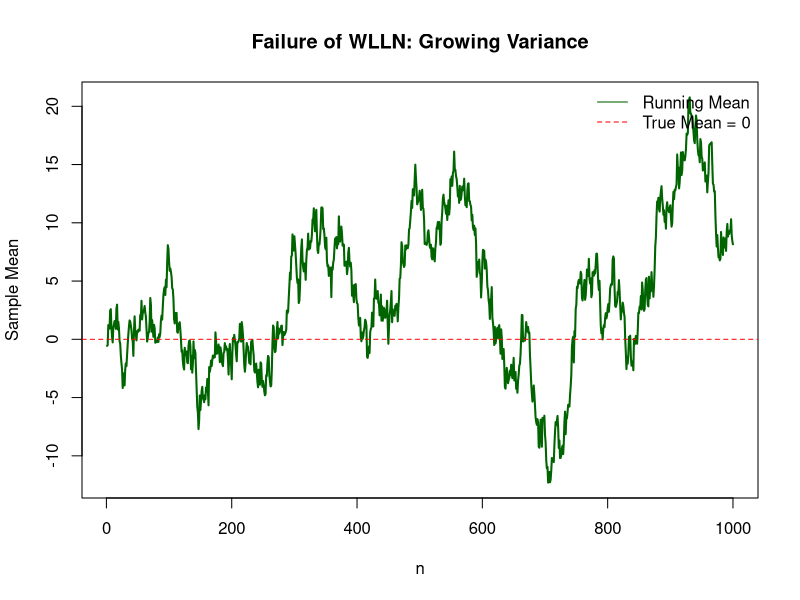

Reproduce this figure in R.
set.seed(123)
n <- 1000
X <- numeric(n)
# Generate independent, non-identical normal variables with increasing variance
for (i in 1:n)
{
  X[i] <- rnorm(1, mean = 0, sd = i)
}
# Compute running averages
running_mean <- cumsum(X) / (1:n)
# Plot the sample average
plot(1:n, running_mean, type = "l", col = "darkgreen", lwd = 2,
     main = "Failure of WLLN: Growing Variance",
     xlab = "n", ylab = "Sample Mean")
abline(h = 0, col = "red", lty = 2)  # True mean
legend("topright", legend = c("Running Mean", "True Mean = 0"),
       col = c("darkgreen", "red"), lty = c(1, 2), bty = "n")

